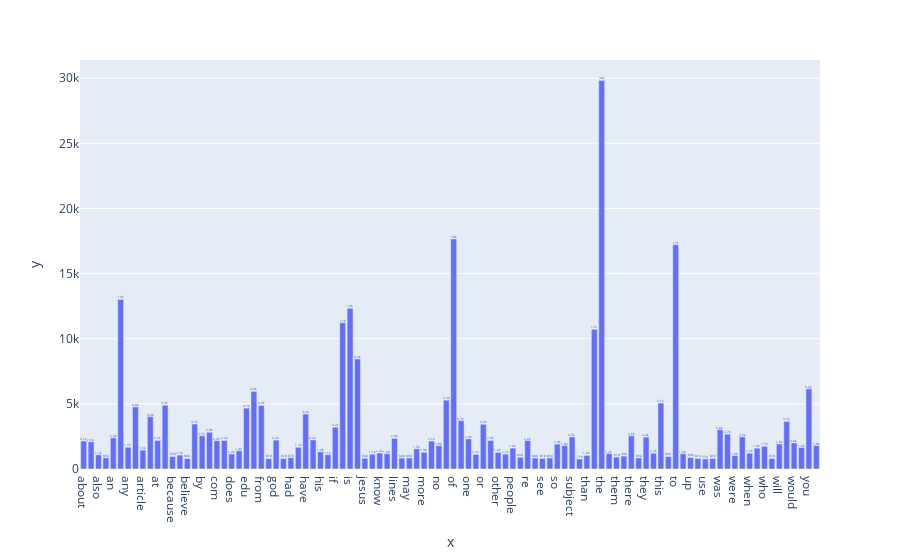

The cell this chart's notebook holds for it:
### Markdown cell above
### >>> Exercise 14 (take home):
The chart above contains all the vocabulary, and it's computationally intensive to both compute and visualize. Can you efficiently reduce the number of terms you want to visualize as an exercise.

### Code cell
import plotly.express as px

count_vect = CountVectorizer(max_features=100)   # select the 100 most common words in the data
X_counts = count_vect.fit_transform(X.text)
term_frequencies = []
for j in range(0,X_counts.shape[1]):
    term_frequencies.append(sum(X_counts[:,j].toarray()))
term_frequencies = np.asarray(X_counts.sum(axis=0))[0]
fig = px.bar(term_frequencies[0:100], x=count_vect.get_feature_names_out()[0:100] ,  
             y=term_frequencies[0:100], text_auto='.2s')
fig.show()

### Figure 1 — Plotly figure (JSON) as saved in the notebook; plotly's stock layout.template omitted (floating-point values rounded to 4 significant figures)
{"data": [{"alignmentgroup": "True", "hovertemplate": "x=%{x}<br>y=%{y}<extra></extra>", "legendgroup": "", "marker": {"color": "#636efa", "pattern": {"shape": ""}}, "name": "", "offsetgroup": "", "orientation": "v", "showlegend": false, "textposition": "auto", "texttemplate": "%{y:.2s}", "type": "bar", "x": ["about", "all", "also", "am", "an", "and", "any", "are", "article", "as", "at", "be", "because", "been", "believe", "but", "by", "can", "com", "do", "does", "don", "edu", "for", "from", "get", "god", "good", "had", "has", "have", "he", "his", "how", "if", "in", "is", "it", "jesus", "just", "know", "like", "lines", "many", "may", "me", "more", "my", "no", "not", "of", "on", "one", "only", "or", "organization", "other", "out", "people", "posting", "re", "say", "see", "should", "so", "some", "subject", "such", "than", "that", "the", "their", "them", "then", "there", "these", "they", "think", "this", "time", "to", "university", "up", "us", "use", "very", "was", "we", "were", "what", "when", "which", "who", "why", "will", "with", "would", "writes", "you", "your"], "xaxis": "x", "y": [2148, 2093, 1090, 852, 2393, 13017, 1669, 4769, 1453, 4015, 2191, 4898, 952, 1068, 803, 3453, 2548, 2818, 2172, 2193, 1151, 1400, 4675, 5962, 4877, 806, 2216, 805, 870, 1671, 4218, 2232, 1318, 1100, 3208, 11226, 12343, 8447, 825, 1130, 1230, 1177, 2353, 841, 850, 1543, 1286, 2143, 1791, 5285, 17660, 3709, 2312, 1127, 3432, 2192, 1278, 1142, 1604, 892, 2186, 840, 814, 851, 1912, 1802, 2464, 766, 1045, 10723, 29825, 1184, 914, 989, 2556, 850, 2448, 1213, 5063, 959, 17222, 1170, 885, 808, 772, 805, 3020, 2674, 1028, 2472, 1215, 1599, 1742, 811, 1925, 3655, 2000, 1645, 6157, 1793], "yaxis": "y"}], "layout": {"barmode": "relative", "legend": {"tracegroupgap": 0}, "margin": {"t": 60}, "xaxis": {"anchor": "y", "domain": [0, 1], "title": {"text": "x"}}, "yaxis": {"anchor": "x", "domain": [0, 1], "title": {"text": "y"}}}}
